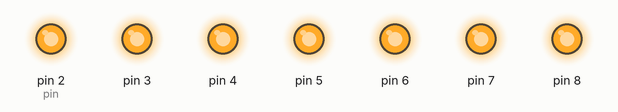
Simulated run of this sketch. Board: Arduino Uno, built with avr-gcc and run on an emulated ATmega328P. Parts: output pins drawn as LEDs (lit = HIGH).

Above: at 0.1 s.
Timing chart, 0 to 1.6 s (numbered marks = the images above):
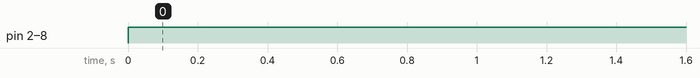

The sketch:

buzzer_TEst.ino
```cpp
int num_array[10][7] = {  { 1,1,1,1,1,1,0 },    // 0
                          { 0,1,1,0,0,0,0 },    // 1
                          { 1,1,0,1,1,0,1 },    // 2
                          { 1,1,1,1,0,0,1 },    // 3
                          { 0,1,1,0,0,1,1 },    // 4
                          { 1,0,1,1,0,1,1 },    // 5
                          { 1,0,1,1,1,1,1 },    // 6
                          { 1,1,1,0,0,0,0 },    // 7
                          { 1,1,1,1,1,1,1 },    // 8
                          { 1,1,1,0,0,1,1 }};   // 9

//function header
void Num_Write(int);

void setup()
{
  // set pin modes
  pinMode(2, OUTPUT);
  pinMode(3, OUTPUT);
  pinMode(4, OUTPUT);
  pinMode(5, OUTPUT);
  pinMode(6, OUTPUT);
  pinMode(7, OUTPUT);
  pinMode(8, OUTPUT);


}

void loop()
{

  digitalWrite(2, HIGH);
  digitalWrite(3, HIGH);
  digitalWrite(4, HIGH);
  digitalWrite(5, HIGH);
  digitalWrite(6, HIGH);
  digitalWrite(7, HIGH);
  digitalWrite(8, HIGH);

//
//  //counter loop
//
//  for (int counter = 10; counter > 0; --counter)
//  {
//   delay(1000);
//   Num_Write(counter-1);
//  }
//  delay(3000);
}

// this functions writes values to the sev seg pins
void Num_Write(int number)
{
  int pin= 2;
  for (int j=0; j < 7; j++) {
   digitalWrite(pin, num_array[number][j]);
   pin++;
  }
}
```

Measured:
- by itself, pin 2 (pin), pin 3–8: LOW → HIGH at 0.00 s
